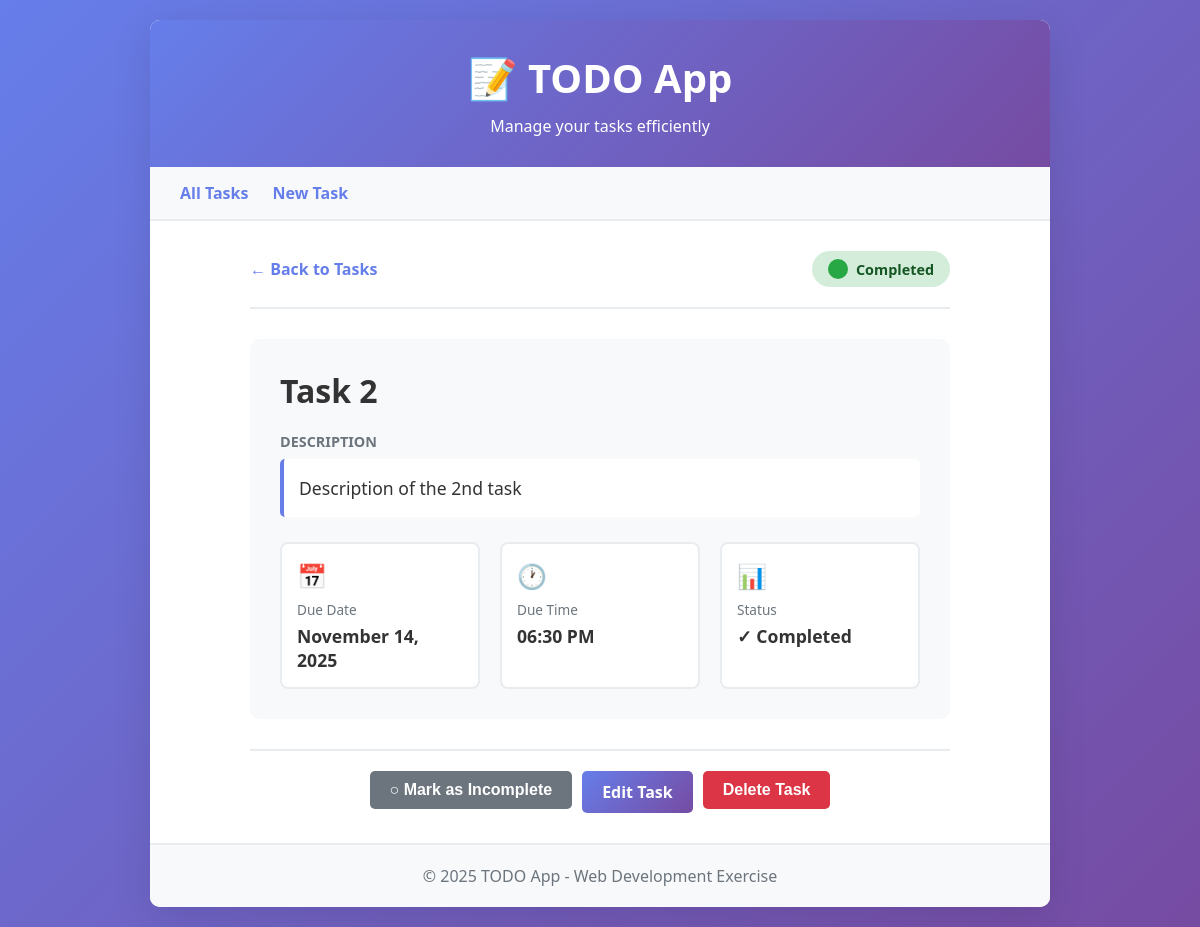
The page /task/2/ on the database its author committed.
### todo_app/models.py (models this page shows, shortened)
class Task(models.Model):
    title = models.CharField(max_length=200)
    description = models.TextField(blank=True)
    due_date = models.DateField(null=True, blank=True)
    due_time = models.TimeField(null=True, blank=True)
    completed = models.BooleanField(default=False)
    created_at = models.DateTimeField(auto_now_add=True)
    updated_at = models.DateTimeField(auto_now=True)
    class Meta:
        ordering = ['-created_at']

### todo_app/views.py (the view)
# urls.py: path('task/<int:pk>/', views.TaskDetailView, name='task_detail'),
def TaskDetailView(request, pk):
    task = get_object_or_404(Task, pk=pk)
    return render(request, 'task_detail.html', {'task':task})

### todo_app/templates/task_detail.html (shortened to what this page needs)
{% extends 'base.html' %}
{% block content %}
<div class="task-detail">
    <div class="task-detail-header">
        <a href="{% url 'task_list' %}" class="back-link">
            ← Back to Tasks
        </a>
        <span class="status-badge {% if task.completed %}completed{% else %}pending{% endif %}">
            <span class="status-indicator {% if task.completed %}status-completed{% else %}status-pending{% endif %}"></span>
            {% if task.completed %}Completed{% else %}Pending{% endif %}
        </span>
    </div>
    <div class="task-detail-card">
        <h1 class="task-detail-title">
            {{ task.title }}
        </h1>
        {% if task.description %}
        <div class="task-detail-section">
            <span class="section-label">Description</span>
            <div class="section-content">
                {{ task.description|linebreaks }}
            </div>
        </div>
        {% endif %}
        <div class="task-meta-grid">
            {% if task.due_date %}
            <div class="meta-item">
                <div class="meta-icon">📅</div>
                <div class="meta-label">Due Date</div>
                <div class="meta-value">{{ task.due_date|date:"F d, Y" }}</div>
            </div>
            {% endif %}
            {% if task.due_time %}
            <div class="meta-item">
                <div class="meta-icon">🕐</div>
                <div class="meta-label">Due Time</div>
                <div class="meta-value">{{ task.due_time|time:"h:i A" }}</div>
            </div>
            {% endif %}
            <div class="meta-item">
                <div class="meta-icon">📊</div>
                <div class="meta-label">Status</div>
                <div class="meta-value">
                    {% if task.completed %}✓ Completed{% else %}○ In Progress{% endif %}
                </div>
            </div>
        </div>
    </div>
    <div class="action-buttons">
        {% if not task.completed %}
        <form method="post" action="{% url 'task_toggle' task.id %}" style="display: inline;">
            {% csrf_token %}
            <button type="submit" class="btn btn-success">✓ Mark as Complete</button>
        </form>
        {% else %}
        <form method="post" action="{% url 'task_toggle' task.id %}" style="display: inline;">
            <button type="submit" class="btn btn-secondary">○ Mark as Incomplete</button>
        </form>
        {% endif %}
        <a href="{% url 'task_update' task.id %}" class="btn btn-primary">Edit Task</a>
        <form method="post" action="{% url 'task_delete' task.id %}" style="display: inline;" onsubmit="return confirm('Are you sure you want to delete this task?');">
            <button type="submit" class="btn btn-danger">Delete Task</button>
        </form>
    </div>
</div>
{% endblock %}

### todo_app/templates/base.html (style rules this page uses)
* { margin: 0; padding: 0; box-sizing: border-box; }
body { font-family: 'Segoe UI', Tahoma, Geneva, Verdana, sans-serif; background: linear-gradient(135deg, #667eea 0%, #764ba2 100%); min-height: 100vh; padding: 20px; }
.btn { display: inline-block; padding: 10px 20px; border: none; border-radius: 5px; cursor: pointer; text-decoration: none; font-size: 16px; transition: all 0.3s; font-weight: 600; }
.btn-primary { background: linear-gradient(135deg, #667eea 0%, #764ba2 100%); color: white; }
.btn-secondary { background: #6c757d; color: white; }
.btn-danger { background: #dc3545; color: white; }

### todo_app/templates/task_detail.html (style rules this page uses)
.task-detail { max-width: 700px; margin: 0 auto; }
.task-detail-header { display: flex; justify-content: space-between; align-items: center; margin-bottom: 30px; padding-bottom: 20px; border-bottom: 2px solid #e9ecef; }
.back-link { color: #667eea; text-decoration: none; display: flex; align-items: center; gap: 5px; font-weight: 600; }
.task-detail-card { background: #f8f9fa; border-radius: 10px; padding: 30px; margin-bottom: 20px; }
.task-detail-title { font-size: 2em; color: #333; margin-bottom: 20px; display: flex; align-items: center; gap: 15px; }
.status-indicator { width: 20px; height: 20px; border-radius: 50%; display: inline-block; }
.status-completed { background: #28a745; }
.task-detail-section { margin-bottom: 25px; }
.section-label { font-weight: 600; color: #6c757d; font-size: 0.9em; text-transform: uppercase; margin-bottom: 8px; display: block; }
.section-content { color: #333; font-size: 1.1em; line-height: 1.6; padding: 15px; background: white; border-radius: 5px; border-left: 4px solid #667eea; }
.task-meta-grid { display: grid; grid-template-columns: repeat(auto-fit, minmax(200px, 1fr)); gap: 20px; margin-top: 20px; }
.meta-item { background: white; padding: 15px; border-radius: 8px; border: 2px solid #e9ecef; }
.meta-icon { font-size: 1.5em; margin-bottom: 8px; }
.meta-label { font-size: 0.85em; color: #6c757d; margin-bottom: 5px; }
.meta-value { font-size: 1.1em; color: #333; font-weight: 600; }
.action-buttons { display: flex; gap: 10px; justify-content: center; margin-top: 30px; padding-top: 20px; border-top: 2px solid #e9ecef; }
.status-badge { display: inline-flex; align-items: center; gap: 8px; padding: 8px 16px; border-radius: 20px; font-weight: 600; font-size: 0.9em; }
.status-badge.completed { background: #d4edda; color: #155724; }

### rows shown on the page
Task: title "Task 2", description "Description of the 2nd task", due_date "November 14, 2025", due_time "06:30 PM"
